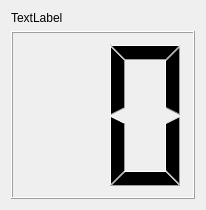
<?xml version="1.0" encoding="UTF-8"?>
<ui version="4.0">
 <class>Widget</class>
 <widget class="QWidget" name="Widget">
  <property name="geometry">
   <rect>
    <x>0</x>
    <y>0</y>
    <width>206</width>
    <height>210</height>
   </rect>
  </property>
  <property name="windowTitle">
   <string>Widget</string>
  </property>
  <layout class="QVBoxLayout" name="verticalLayout">
   <item>
    <widget class="QLabel" name="label">
     <property name="text">
      <string>TextLabel</string>
     </property>
    </widget>
   </item>
   <item>
    <widget class="QLCDNumber" name="lcdNumber">
     <property name="sizePolicy">
      <sizepolicy hsizetype="Expanding" vsizetype="Expanding">
       <horstretch>0</horstretch>
       <verstretch>0</verstretch>
      </sizepolicy>
     </property>
     <property name="font">
      <font>
       <pointsize>9</pointsize>
       <weight>50</weight>
       <bold>false</bold>
      </font>
     </property>
     <property name="autoFillBackground">
      <bool>true</bool>
     </property>
     <property name="digitCount">
      <number>2</number>
     </property>
    </widget>
   </item>
  </layout>
 </widget>
 <layoutdefault spacing="6" margin="11"/>
 <resources/>
 <connections/>
</ui>
